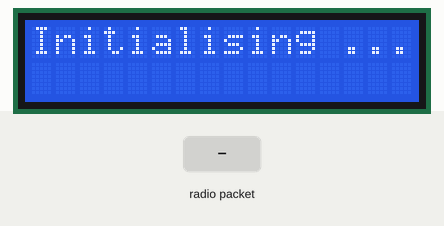
This sketch was run on a simulated Arduino Uno, built with avr-gcc and run on an emulated ATmega328P. On the bench: 16×2 character LCD. Inputs (shaded band) come from the test bench. No radio packets arrive unless stated; what the sketch prints to the serial monitor is not drawn.

Above: at 1.3 s.
1.4 s: radio packet "t" arrives
At 1.8 s:
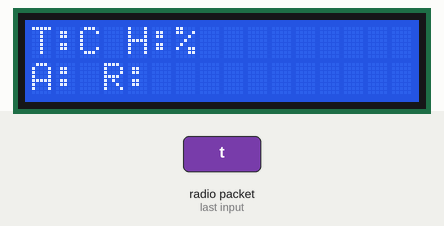
2.9 s: radio packet "t:" arrives
At 4.2 s:
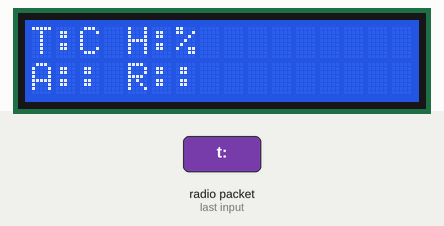
Timing chart, 0 to 5.9 s (numbered marks = the images above; inputs shaded):
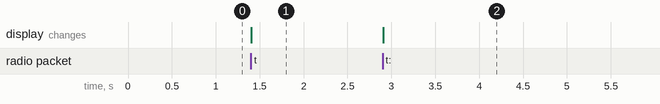

Measured:
- after the input at 1.4 s, the display: changes at once (image 1)
- after the input at 2.9 s, the display: changes at once (image 2)

The sketch:

Receive.ino
```cpp
// (licence header left out)
#include <VirtualWire.h>
#include "Wire.h"
#include "LiquidCrystal.h"

int RF315R_Pin = 9;
bool continueProcessing;
LiquidCrystal lcd(0);

// Current Data Stored outside the program loop.
String tmp;
String relative;
String absolute;
String light;
String uvi;
String irl;
String humidity;

// Display Control.
int displayScreenCounter = 0;


void setup()
{
    Serial.begin(9600);  // Debugging only
    Serial.println("Initialising ...");
    // Start the init process for the lcd and rx module.
    lcd.begin(16, 2);
    lcd.setBacklight(HIGH);
    lcd.print("Initialising ...");

    // Initialise the IO and ISR
    vw_set_ptt_inverted(true); // Required for DR3100
    vw_setup(2000);	 // Bits per sec
    vw_set_rx_pin(RF315R_Pin);    // Configure the pin D2 to read the data
    vw_rx_start();       // Start the receiver PLL running

    delay(100);
}

void loop()
{
    // Initialise vars
    uint8_t buf[VW_MAX_MESSAGE_LEN];
    uint8_t buflen = VW_MAX_MESSAGE_LEN;

    // Check if we've got any data.
    if (vw_get_message(buf, &buflen)) // Non-blocking
    {
	      int i;
        digitalWrite(13, true); // Flash a light to show received good message

        // Read the contents of the buffer.
        char contents[73] = "";
      	for (i = 0; i < buflen; i++)
      	{
          contents[i] = (char)buf[i];
      	}

        String weather = contents;
        Serial.println(contents);

        // Handle the different message types
        String firstChar = weather.substring(0,1);
        if (firstChar == "t"){
          // Example: t:23.09, a: 1003.61, r: 1020.68
          Serial.println("Received BMP180 Data");

          int t_index = weather.indexOf("t:") +2;
          int a_index = weather.indexOf("a:") +2;
          int r_index = weather.indexOf("r:") +2;

          tmp = weather.substring(t_index, t_index + 4);
          relative = weather.substring(r_index, r_index + 6);
          absolute = weather.substring(a_index, a_index + 7);

          tmp.replace(',', ' ');
          tmp.trim();
          relative.replace(',', ' ');
          relative.trim();
          absolute.replace(',', ' ');
          absolute.trim();

          Serial.println("Parsed: T: " + tmp + ", R: " + relative + ", A: " + absolute);
          Serial.println("");
        }

        // We will get 3 Transmissions.  Light, Temp/Baro and Humidity
        if (firstChar == "L"){
          // Example: L:269.00, U:0.06, IR: 370.00
          Serial.println("Received Light Data");

          int l_index = weather.indexOf("L:") +2;
          int u_index = weather.indexOf("U:") +2;
          int ir_index = weather.indexOf("IR:") +3;

          light = weather.substring(l_index, l_index + 7);
          uvi = weather.substring(u_index, u_index + 5);
          irl = weather.substring(ir_index, ir_index + 8);

          light.replace(',', ' ');
          light.trim();
          uvi.replace(',', ' ');
          uvi.trim();
          irl.replace(',', ' ');
          irl.trim();

          Serial.println("Parsed: L: " + light + ", UV: " + uvi + ", IR: " + irl);
          Serial.println("");
        }

        if (firstChar == "H"){
          Serial.println("Received Humidity Data");
          int h_index = weather.indexOf("H:") +2;
          humidity = weather.substring(h_index, h_index + 4);

          humidity.replace(',', ' ');
          humidity.trim();

          Serial.println("Parsed:" + humidity);
          Serial.println("");
        }

        // Update the LCD
        lcd.clear();
        lcd.setCursor(0, 0);
        lcd.print("T:" + tmp + "C H:" + humidity + "%");

        // Note, this is going to change the second line of the display based on iterations of 3.
        // Since we get 3 transmits, we need to use 3.
        if (displayScreenCounter >= 0 && displayScreenCounter < 4){
          lcd.setCursor(0, 1);
          lcd.print("A:" + absolute + " R:" + relative);
          displayScreenCounter = displayScreenCounter + 1;
        } else if(displayScreenCounter >=4 && displayScreenCounter < 6) {
          lcd.setCursor(0, 1);
          lcd.print("L:" + light + " UV:" + uvi);
          displayScreenCounter = displayScreenCounter + 1;
        } else {
          displayScreenCounter = 0;
        }

        digitalWrite(13, false);
    }
}
```
